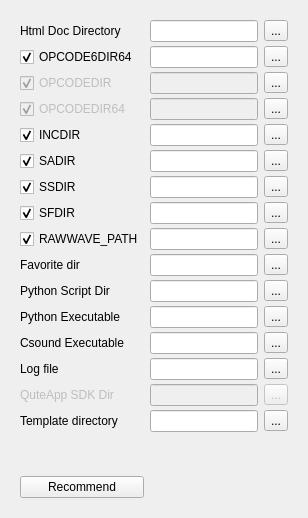
         <widget class="QWidget" name="tab_3">
          <attribute name="title">
           <string>Environment</string>
          </attribute>
          <layout class="QGridLayout" name="gridLayout_2">
           <item row="0" column="0" alignment="Qt::AlignTop">
            <widget class="QFrame" name="frame_3">
             <layout class="QGridLayout" name="gridLayout">
              <item row="0" column="0">
               <layout class="QGridLayout" name="environLayout">
                <property name="verticalSpacing">
                 <number>4</number>
                </property>
                <item row="10" column="2">
                 <widget class="QLineEdit" name="rawWaveLineEdit">
                  <property name="toolTip">
                   <string>&lt;html&gt;&lt;head/&gt;&lt;body&gt;&lt;p&gt;Used by the STK opcodes to find the raw wave files. Only relevant if you are using STK wrapper opcodes like STKBowed or STKBrass. &lt;/p&gt;&lt;/body&gt;&lt;/html&gt;</string>
                  </property>
                 </widget>
                </item>
                <item row="3" column="0">
                 <widget class="QCheckBox" name="Opcodedir64CheckBox">
                  <property name="enabled">
                   <bool>false</bool>
                  </property>
                  <property name="toolTip">
                   <string>Select the location of the csound opcode plugin  directory (usually set by the installer)</string>
                  </property>
                  <property name="text">
                   <string>OPCODEDIR64</string>
                  </property>
                  <property name="checked">
                   <bool>true</bool>
                  </property>
                 </widget>
                </item>
                <item row="13" column="3">
                 <widget class="QToolButton" name="pythonExecutableToolButton">
                  <property name="text">
                   <string>...</string>
                  </property>
                 </widget>
                </item>
                <item row="6" column="2">
                 <widget class="QLineEdit" name="SadirLineEdit">
                  <property name="enabled">
                   <bool>true</bool>
                  </property>
                  <property name="toolTip">
                   <string>Default directory for analysis files. Used if no full path is given for analysis files. </string>
                  </property>
                 </widget>
                </item>
                <item row="2" column="2">
                 <widget class="QLineEdit" name="OpcodedirLineEdit">
                  <property name="enabled">
                   <bool>false</bool>
                  </property>
                 </widget>
                </item>
                <item row="0" column="2">
                 <widget class="QLineEdit" name="CsdocdirLineEdit">
                  <property name="toolTip">
                   <string>Path to the html folder with the manual</string>
                  </property>
                 </widget>
                </item>
                <item row="18" column="0">
                 <spacer name="verticalSpacer_2">
                  <property name="orientation">
                   <enum>Qt::Vertical</enum>
                  </property>
                  <property name="sizeHint" stdset="0">
                   <size>
                    <width>20</width>
                    <height>40</height>
                   </size>
                  </property>
                 </spacer>
                </item>
                <item row="0" column="0">
                 <widget class="QLabel" name="label_7">
                  <property name="toolTip">
                   <string>Selects the location of the html documentation</string>
                  </property>
                  <property name="text">
                   <string>Html Doc Directory</string>
                  </property>
                 </widget>
                </item>
                <item row="14" column="3">
                 <widget class="QToolButton" name="csoundExecutableToolButton">
                  <property name="text">
                   <string>...</string>
                  </property>
                 </widget>
                </item>
                <item row="7" column="3">
                 <widget class="QToolButton" name="ssdirToolButton">
                  <property name="text">
                   <string>...</string>
                  </property>
                 </widget>
                </item>
                <item row="2" column="3">
                 <widget class="QToolButton" name="opcodedirToolButton">
                  <property name="text">
                   <string>...</string>
                  </property>
                 </widget>
                </item>
                <item row="13" column="2">
                 <widget class="QLineEdit" name="pythonExecutableLineEdit">
                  <property name="enabled">
                   <bool>true</bool>
                  </property>
                 </widget>
                </item>
                <item row="8" column="0">
                 <widget class="QCheckBox" name="SfdirCheckBox">
                  <property name="enabled">
                   <bool>true</bool>
                  </property>
                  <property name="toolTip">
                   <string>
Default directory for sound files. Used if no full path is given for sound files. </string>
                  </property>
                  <property name="text">
                   <string>SFDIR</string>
                  </property>
                  <property name="checked">
                   <bool>true</bool>
                  </property>
                 </widget>
                </item>
                <item row="17" column="2">
                 <widget class="QLineEdit" name="templateLineEdit">
                  <property name="enabled">
                   <bool>true</bool>
                  </property>
                 </widget>
                </item>
                <item row="13" column="0">
                 <widget class="QLabel" name="label_29">
                  <property name="text">
                   <string>Python Executable</string>
                  </property>
                 </widget>
                </item>
                <item row="16" column="0">
                 <widget class="QLabel" name="label_25">
                  <property name="enabled">
                   <bool>false</bool>
                  </property>
                  <property name="toolTip">
                   <string>Select the directory of the QuteApp SDK to enable building of cross platform standalone applications.</string>
                  </property>
                  <property name="text">
                   <string>QuteApp SDK Dir</string>
                  </property>
                 </widget>
                </item>
                <item row="17" column="3">
                 <widget class="QToolButton" name="templateToolButton">
                  <property name="text">
                   <string>...</string>
                  </property>
                 </widget>
                </item>
                <item row="11" column="0">
                 <widget class="QLabel" name="label_28">
                  <property name="text">
                   <string>Favorite dir</string>
                  </property>
                 </widget>
                </item>
                <item row="15" column="0">
                 <widget class="QLabel" name="label_30">
                  <property name="text">
                   <string>Log file</string>
                  </property>
                 </widget>
                </item>
                <item row="16" column="3">
                 <widget class="QToolButton" name="sdkToolButton">
                  <property name="enabled">
                   <bool>false</bool>
                  </property>
                  <property name="text">
                   <string>...</string>
                  </property>
                 </widget>
                </item>
                <item row="10" column="3">
                 <widget class="QToolButton" name="rawWaveToolButton">
                  <property name="text">
                   <string>...</string>
                  </property>
                 </widget>
                </item>
                <item row="12" column="2">
                 <widget class="QLineEdit" name="pythonDirLineEdit">
                  <property name="enabled">
                   <bool>true</bool>
                  </property>
                 </widget>
                </item>
                <item row="16" column="2">
                 <widget class="QLineEdit" name="sdkLineEdit">
                  <property name="enabled">
                   <bool>false</bool>
                  </property>
                 </widget>
                </item>
                <item row="15" column="3">
                 <widget class="QToolButton" name="logFileToolButton">
                  <property name="text">
                   <string>...</string>
                  </property>
                 </widget>
                </item>
                <item row="3" column="3">
                 <widget class="QToolButton" name="opcodedir64ToolButton">
                  <property name="text">
                   <string>...</string>
                  </property>
                 </widget>
                </item>
                <item row="1" column="2">
                 <widget class="QLineEdit" name="Opcode6dir64LineEdit">
                  <property name="toolTip">
                   <string>&lt;html&gt;&lt;head/&gt;&lt;body&gt;&lt;p&gt;Defines the location of csound plugins for the 64-bit precision version.&lt;/p&gt;&lt;p&gt;External plugins should be installed in this folder&lt;/p&gt;&lt;p&gt;Use the button &amp;quot;Recommend&amp;quot; to set this value to an appropriate default for your platform&lt;/p&gt;&lt;/body&gt;&lt;/html&gt;</string>
                  </property>
                 </widget>
                </item>
                <item row="3" column="2">
                 <widget class="QLineEdit" name="Opcodedir64LineEdit">
                  <property name="enabled">
                   <bool>false</bool>
                  </property>
                 </widget>
                </item>
                <item row="5" column="3">
                 <widget class="QToolButton" name="incdirToolButton">
                  <property name="text">
                   <string>...</string>
                  </property>
                 </widget>
                </item>
                <item row="10" column="0">
                 <widget class="QCheckBox" name="rawWaveCheckBox">
                  <property name="toolTip">
                   <string>&lt;html&gt;&lt;head/&gt;&lt;body&gt;&lt;p&gt;Used by the STK opcodes to find the raw wave files. Only relevant if you are using STK wrapper opcodes like STKBowed or STKBrass. &lt;/p&gt;&lt;/body&gt;&lt;/html&gt;</string>
                  </property>
                  <property name="text">
                   <string>RAWWAVE_PATH</string>
                  </property>
                  <property name="checked">
                   <bool>true</bool>
                  </property>
                 </widget>
                </item>
                <item row="17" column="0">
                 <widget class="QLabel" name="label_39">
                  <property name="enabled">
                   <bool>true</bool>
                  </property>
                  <property name="toolTip">
                   <string>Select the directory of the QuteApp SDK to enable building of cross platform standalone applications.</string>
                  </property>
                  <property name="text">
                   <string>Template directory</string>
                  </property>
                 </widget>
                </item>
                <item row="14" column="0">
                 <widget class="QLabel" name="label_36">
                  <property name="text">
                   <string>Csound Executable</string>
                  </property>
                 </widget>
                </item>
                <item row="8" column="2">
                 <widget class="QLineEdit" name="SfdirLineEdit">
                  <property name="enabled">
                   <bool>true</bool>
                  </property>
                  <property name="toolTip">
                   <string>Default directory for sound files. Used if no full path is given for sound files. </string>
                  </property>
                 </widget>
                </item>
                <item row="8" column="3">
                 <widget class="QToolButton" name="sfdirToolButton">
                  <property name="text">
                   <string>...</string>
                  </property>
                 </widget>
                </item>
                <item row="0" column="3">
                 <widget class="QToolButton" name="csdocdirToolButton">
                  <property name="text">
                   <string>...</string>
                  </property>
                 </widget>
                </item>
                <item row="6" column="3">
                 <widget class="QToolButton" name="sadirToolButton">
                  <property name="text">
                   <string>...</string>
                  </property>
                 </widget>
                </item>
                <item row="5" column="2">
                 <widget class="QLineEdit" name="IncdirLineEdit">
                  <property name="enabled">
                   <bool>true</bool>
                  </property>
                  <property name="toolTip">
                   <string>Include directory. Specifies the location of files used by #include statements. </string>
                  </property>
                 </widget>
                </item>
                <item row="11" column="2">
                 <widget class="QLineEdit" name="favoriteLineEdit">
                  <property name="enabled">
                   <bool>true</bool>
                  </property>
                 </widget>
                </item>
                <item row="7" column="0">
                 <widget class="QCheckBox" name="SsdirCheckBox">
                  <property name="enabled">
                   <bool>true</bool>
                  </property>
                  <property name="toolTip">
                   <string>&lt;html&gt;&lt;head/&gt;&lt;body&gt;&lt;p&gt;Default directory for input (source) audio and MIDI files. Used if no full path is given for sound files. May be used in conjunction with SFDIR to set separate input and output directories. Please note that MIDI files as well as audio files are also sought inside SSDIR. &lt;/p&gt;&lt;/body&gt;&lt;/html&gt;</string>
                  </property>
                  <property name="text">
                   <string>SSDIR</string>
                  </property>
                  <property name="checked">
                   <bool>true</bool>
                  </property>
                 </widget>
                </item>
                <item row="15" column="2">
                 <widget class="QLineEdit" name="logFileLineEdit">
                  <property name="enabled">
                   <bool>true</bool>
                  </property>
                 </widget>
                </item>
                <item row="12" column="3">
                 <widget class="QToolButton" name="pythonDirToolButton">
                  <property name="text">
                   <string>...</string>
                  </property>
                 </widget>
                </item>
                <item row="5" column="0">
                 <widget class="QCheckBox" name="IncdirCheckBox">
                  <property name="enabled">
                   <bool>true</bool>
                  </property>
                  <property name="toolTip">
                   <string>Include directory. Specifies the location of files used by #include statements. </string>
                  </property>
                  <property name="text">
                   <string>INCDIR</string>
                  </property>
                  <property name="checked">
                   <bool>true</bool>
                  </property>
                 </widget>
                </item>
                <item row="6" column="0">
                 <widget class="QCheckBox" name="SadirCheckBox">
                  <property name="enabled">
                   <bool>true</bool>
                  </property>
                  <property name="toolTip">
                   <string>Default directory for analysis files. Used if no full path is given for analysis files. </string>
                  </property>
                  <property name="text">
                   <string>SADIR</string>
                  </property>
                  <property name="checked">
                   <bool>true</bool>
                  </property>
                 </widget>
                </item>
                <item row="7" column="2">
                 <widget class="QLineEdit" name="SsdirLineEdit">
                  <property name="enabled">
                   <bool>true</bool>
                  </property>
                  <property name="toolTip">
                   <string>&lt;html&gt;&lt;head/&gt;&lt;body&gt;&lt;p&gt;Default directory for input (source) audio and MIDI files. Used if no full path is given for sound files. May be used in conjunction with SFDIR to set separate input and output directories. &lt;/p&gt;&lt;/body&gt;&lt;/html&gt;</string>
                  </property>
                 </widget>
                </item>
                <item row="19" column="0">
                 <widget class="QPushButton" name="envirRecommendButton">
                  <property name="toolTip">
                   <string>&lt;html&gt;&lt;head/&gt;&lt;body&gt;&lt;p&gt;Set recommended values for some of the environment variables, according to the platform used. &lt;/p&gt;&lt;/body&gt;&lt;/html&gt;</string>
                  </property>
                  <property name="text">
                   <string>Recommend</string>
                  </property>
                  <property name="icon">
                   <iconset resource="application.qrc">
                    <normaloff>:/images/tools-wizard.svg</normaloff>:/images/tools-wizard.svg</iconset>
                  </property>
                 </widget>
                </item>
                <item row="1" column="0">
                 <widget class="QCheckBox" name="Opcode6dir64CheckBox">
                  <property name="toolTip">
                   <string>Defines the location of csound opcode plugins for the double precision float (64-bit) version. </string>
                  </property>
                  <property name="text">
                   <string>OPCODE6DIR64</string>
                  </property>
                  <property name="checked">
                   <bool>true</bool>
                  </property>
                 </widget>
                </item>
                <item row="2" column="0">
                 <widget class="QCheckBox" name="OpcodedirCheckBox">
                  <property name="enabled">
                   <bool>false</bool>
                  </property>
                  <property name="toolTip">
                   <string>Select the location of the csound opcode plugin  directory (usually set by the installer)</string>
                  </property>
                  <property name="text">
                   <string>OPCODEDIR</string>
                  </property>
                  <property name="checked">
                   <bool>true</bool>
                  </property>
                 </widget>
                </item>
                <item row="1" column="3">
                 <widget class="QToolButton" name="opcode6dir64ToolButton">
                  <property name="text">
                   <string>...</string>
                  </property>
                 </widget>
                </item>
                <item row="14" column="2">
                 <widget class="QLineEdit" name="csoundExecutableLineEdit">
                  <property name="text">
                   <string/>
                  </property>
                 </widget>
                </item>
                <item row="11" column="3">
                 <widget class="QToolButton" name="favoriteToolButton">
                  <property name="text">
                   <string>...</string>
                  </property>
                 </widget>
                </item>
                <item row="12" column="0">
                 <widget class="QLabel" name="pythonDirlabel">
                  <property name="text">
                   <string>Python Script Dir </string>
                  </property>
                 </widget>
                </item>
               </layout>
              </item>
             </layout>
            </widget>
           </item>
          </layout>
         </widget>
